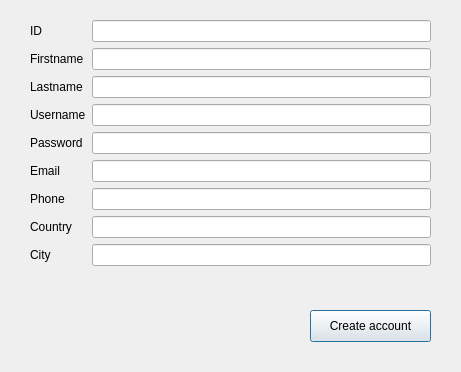
<?xml version="1.0" encoding="UTF-8"?>
<ui version="4.0">
 <class>QSignup</class>
 <widget class="QDialog" name="QSignup">
  <property name="geometry">
   <rect>
    <x>0</x>
    <y>0</y>
    <width>461</width>
    <height>372</height>
   </rect>
  </property>
  <property name="windowTitle">
   <string>QSignup</string>
  </property>
  <widget class="QWidget" name="formLayoutWidget">
   <property name="geometry">
    <rect>
     <x>30</x>
     <y>20</y>
     <width>401</width>
     <height>281</height>
    </rect>
   </property>
   <layout class="QFormLayout" name="formLayout">
    <property name="sizeConstraint">
     <enum>QLayout::SetMaximumSize</enum>
    </property>
    <property name="fieldGrowthPolicy">
     <enum>QFormLayout::ExpandingFieldsGrow</enum>
    </property>
    <property name="labelAlignment">
     <set>Qt::AlignLeading|Qt::AlignLeft|Qt::AlignVCenter</set>
    </property>
    <property name="formAlignment">
     <set>Qt::AlignHCenter|Qt::AlignTop</set>
    </property>
    <item row="0" column="0">
     <widget class="QLabel" name="label">
      <property name="text">
       <string>ID</string>
      </property>
     </widget>
    </item>
    <item row="0" column="1">
     <widget class="QLineEdit" name="inID"/>
    </item>
    <item row="1" column="0">
     <widget class="QLabel" name="label_2">
      <property name="text">
       <string>Firstname</string>
      </property>
     </widget>
    </item>
    <item row="1" column="1">
     <widget class="QLineEdit" name="inFirstname"/>
    </item>
    <item row="2" column="0">
     <widget class="QLabel" name="label_3">
      <property name="text">
       <string>Lastname</string>
      </property>
     </widget>
    </item>
    <item row="2" column="1">
     <widget class="QLineEdit" name="inLastname"/>
    </item>
    <item row="3" column="0">
     <widget class="QLabel" name="label_4">
      <property name="text">
       <string>Username</string>
      </property>
     </widget>
    </item>
    <item row="3" column="1">
     <widget class="QLineEdit" name="inUsername"/>
    </item>
    <item row="4" column="0">
     <widget class="QLabel" name="label_5">
      <property name="text">
       <string>Password</string>
      </property>
     </widget>
    </item>
    <item row="4" column="1">
     <widget class="QLineEdit" name="inPassword">
      <property name="inputMask">
       <string/>
      </property>
     </widget>
    </item>
    <item row="5" column="0">
     <widget class="QLabel" name="label_6">
      <property name="text">
       <string>Email</string>
      </property>
     </widget>
    </item>
    <item row="5" column="1">
     <widget class="QLineEdit" name="inEmail"/>
    </item>
    <item row="6" column="0">
     <widget class="QLabel" name="label_7">
      <property name="text">
       <string>Phone</string>
      </property>
     </widget>
    </item>
    <item row="6" column="1">
     <widget class="QLineEdit" name="inPhone"/>
    </item>
    <item row="7" column="0">
     <widget class="QLabel" name="label_8">
      <property name="text">
       <string>Country</string>
      </property>
     </widget>
    </item>
    <item row="7" column="1">
     <widget class="QLineEdit" name="inCountry"/>
    </item>
    <item row="8" column="0">
     <widget class="QLabel" name="label_9">
      <property name="text">
       <string>City</string>
      </property>
     </widget>
    </item>
    <item row="8" column="1">
     <widget class="QLineEdit" name="inCity">
      <property name="inputMethodHints">
       <set>Qt::ImhNone</set>
      </property>
     </widget>
    </item>
   </layout>
  </widget>
  <widget class="QPushButton" name="btnCreate">
   <property name="geometry">
    <rect>
     <x>310</x>
     <y>310</y>
     <width>121</width>
     <height>32</height>
    </rect>
   </property>
   <property name="text">
    <string>Create account</string>
   </property>
  </widget>
 </widget>
 <resources/>
 <connections/>
</ui>
